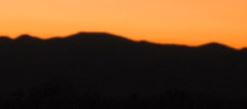
#> input picture Inputs/Images/out_low.JPG, 247 x 109 px, found by its file name
$ python fast_orb_vid.py
#> lines starting #> are read from the running program, lines starting #| are printed output that depends on the picture
import cv2
import numpy as np
import time

start_time = time.time()
t = []
kp_list = []
fkp_list = []
matches_list = []
fps_list = []
prev_frame_time = 0
new_frame_time = 0

cap = cv2.VideoCapture('out_low.mp4')
#create a Brute Force matcher object
bf = cv2.BFMatcher(cv2.NORM_HAMMING, crossCheck=True)
#create an orb object
fast = cv2.FastFeatureDetector_create()
orb = cv2.ORB_create()

#import all the required images
img = cv2.imread('out_low.JPG')
#> img is the input picture: shape (109, 247, 3); mean B, G, R 37.1, 68.4, 102.7


#convert them to grayscale
#this is required for future processes
gray= cv2.cvtColor(img, cv2.COLOR_BGR2GRAY)
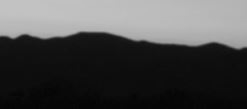
#> gray: shape (109, 247); min 3, max 194, mean 75.2


#get keypoints for each image using detect method using grayscale images
kp = fast.detect(gray,None)
#> kp = 11 keypoints; strongest (x, y, size): (15, 37, 7), (238, 48, 7), (21, 35, 7), (25, 34, 7)
kp,des = orb.compute(gray,kp)
#> kp = 6 keypoints; (x, y, size): (137, 40, 7), (44, 39, 7), (142, 40, 7), (78, 32, 7), (75, 33, 7), (213, 42, 7)

while True:
    _,frame = cap.read()
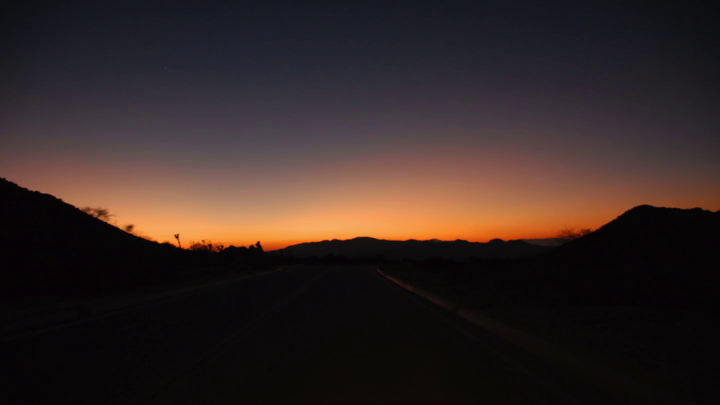
#> input picture frame 30 of Inputs/videos/out_low.mp4, 1440 x 810 px (shown at 1/2 size)
#> frame is the input picture: shape (810, 1440, 3); mean B, G, R 36.3, 38.9, 52.1
    if frame is not None:
        frame = cv2.resize(frame,None,fx=0.4,fy=0.4,interpolation=cv2.INTER_AREA)
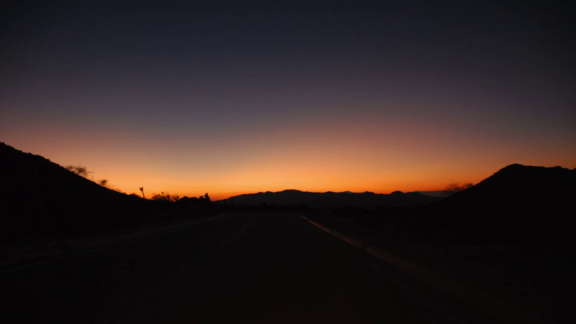
#> frame: shape (324, 576, 3); mean B, G, R 36.3, 38.9, 52.1
        fgray= cv2.cvtColor(frame, cv2.COLOR_BGR2GRAY)
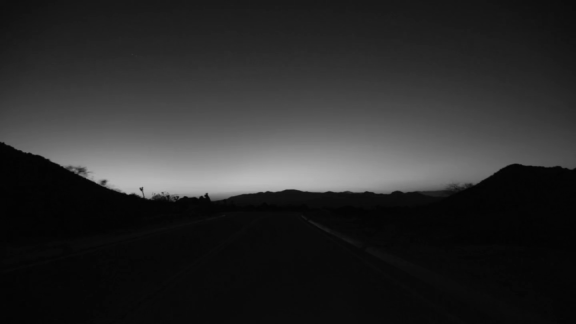
#> fgray: shape (324, 576); min 2, max 188, mean 42.6
        fkp = fast.detect(fgray,None)
#> fkp = 125 keypoints; strongest (x, y, size): (141, 189, 7), (104, 181, 7), (198, 197, 7), (203, 196, 7)
        fkp,fdes = orb.compute(fgray,fkp)
#> fkp = 112 keypoints; strongest (x, y, size): (141, 189, 7), (104, 181, 7), (198, 197, 7), (203, 196, 7)
        matches = bf.match(des,fdes)
#> matches = 2 matches
        matches = sorted(matches, key=lambda x:x.distance)
        fin = cv2.drawMatches(img, kp, frame, fkp, matches, frame, flags=cv2.DrawMatchesFlags_NOT_DRAW_SINGLE_POINTS)
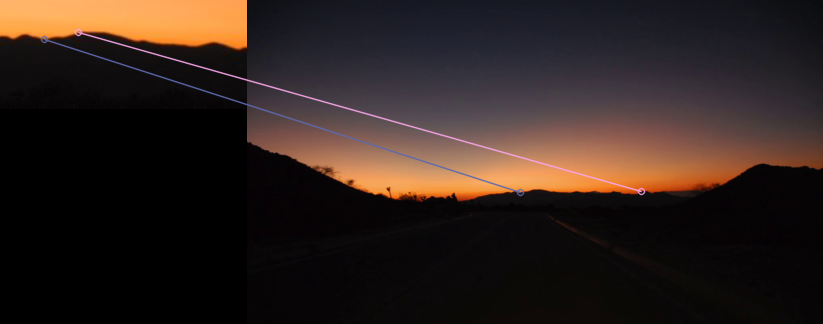
#> fin: shape (324, 823, 3); mean B, G, R 30, 34.5, 47.3
        kp_list.append(len(kp))
        fkp_list.append(len(fkp))
        matches_list.append(len(matches))
        t.append(time.time() - start_time)
        new_frame_time = time.time()
        fps = 1/(new_frame_time-prev_frame_time)
        prev_frame_time = new_frame_time
        fps = int(fps)
        fps_list.append([time.time() - start_time,fps])
        cv2.imshow('WEBCAM', fin)
    else:
        break
    c = cv2.waitKey(1)
#> (key Esc is pressed here)
    if c == 27:
        break

print("Tinitial: %s"%t[0])
print("Tfinal: %s"%(time.time() - start_time))
print('Average Train Image Keypoints: %d'%int(sum(kp_list)/len(kp_list)))
#| Average Train Image Keypoints: 6
print('Average Test Image Keypoints: %d'%int(sum(fkp_list)/len(fkp_list)))
#| Average Test Image Keypoints: 112
print('Average Matches: %d'%int(sum(matches_list)/len(matches_list)))
#| Average Matches: 2
np.savetxt("fo_OL.csv",
           fps_list,
           delimiter =", ",
           fmt ='% s')
